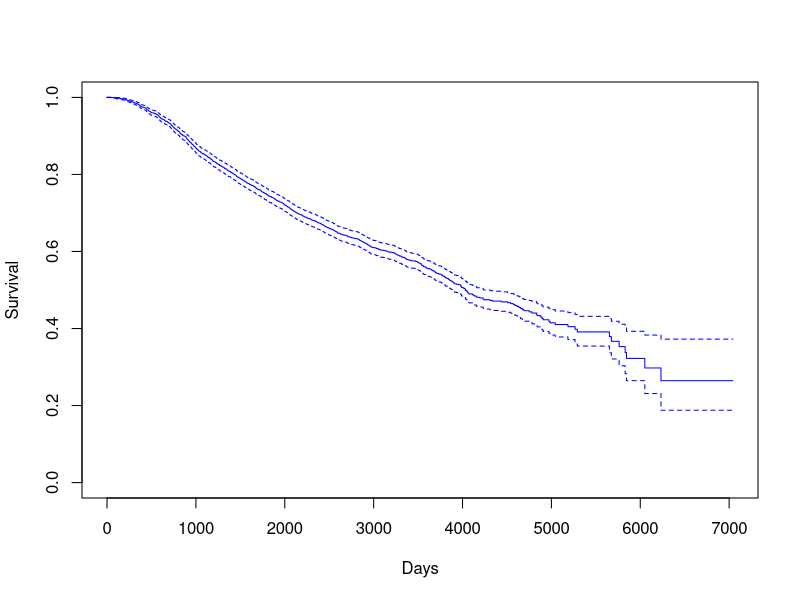
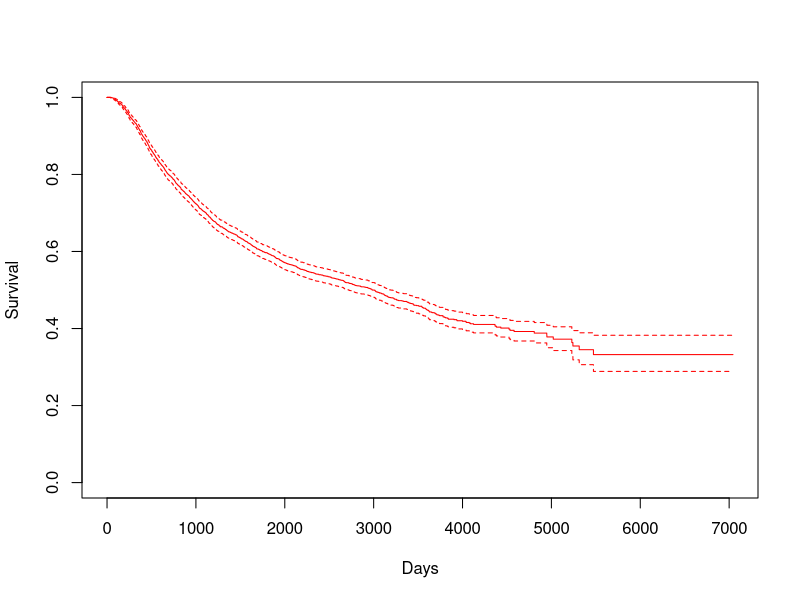
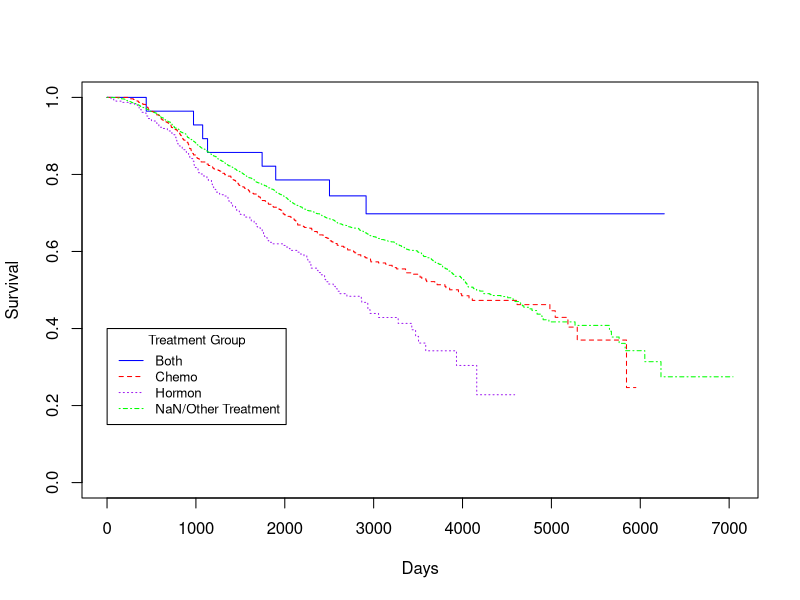
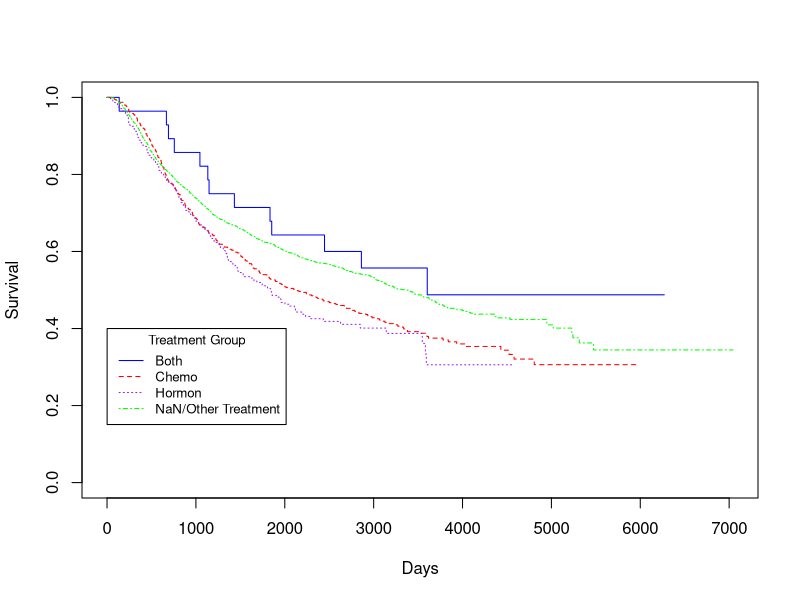

Here is the R script that generated these plots, in order:
## ---- chunk 1
library(survival)
library(survminer)
library(tidyverse)
library(caret)
## ---- chunk 2
data(rotterdam)
## ---- chunk 3
KM_None_Death <- survfit(Surv(dtime, death) ~ 1, data = rotterdam)
KM_None_Death
plot(KM_None_Death, conf.type = "plain", col = "blue", xlab="Days", ylab="Survival")
## ---- chunk 4
KM_None_Recur <- survfit(Surv(rtime, recur) ~ 1, data = rotterdam)
KM_None_Recur
plot(KM_None_Recur, conf.type = "plain", col = "red", xlab="Days", ylab="Survival")
## ---- chunk 5
rotterdam <- rotterdam %>%
  mutate(Treatment = ifelse(chemo == 1 & hormon == 0, "Chemo", ifelse(chemo == 0 & hormon == 1, "Hormon", ifelse(chemo == 1 & hormon == 1, "Both", "NaN/Other Treatment"))))
head(rotterdam)
## ---- chunk 6
KM_Treatment_Death <- survfit(Surv(dtime, death) ~ Treatment, data = rotterdam)
KM_Treatment_Death
plot(KM_Treatment_Death, conf.type = "plain", col = c("blue", "red", "purple", "green"), xlab="Days", ylab="Survival", lty=1:4)
legend(1, 0.4, legend=c("Both", "Chemo","Hormon", "NaN/Other Treatment"),
       col=c("blue", "red", "purple", "green"), lty=1:4, cex=0.8,
       title="Treatment Group", text.font=6)
## ---- chunk 7
KM_Treatment_Recur <- survfit(Surv(rtime, recur) ~ Treatment, data = rotterdam)
KM_Treatment_Recur
plot(KM_Treatment_Recur, conf.type = "plain", col = c("blue", "red", "purple", "green"), xlab="Days", ylab="Survival", lty=1:4)
legend(1, 0.4, legend=c("Both", "Chemo","Hormon", "NaN/Other Treatment"),
       col=c("blue", "red", "purple", "green"), lty=1:4, cex=0.8,
       title="Treatment Group", text.font=6)
